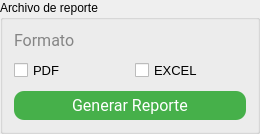
  <widget class="QGroupBox" name="groupBox">
   <property name="geometry">
    <rect>
     <x>20</x>
     <y>320</y>
     <width>260</width>
     <height>125</height>
    </rect>
   </property>
   <property name="styleSheet">
    <string notr="true"/>
   </property>
   <property name="title">
    <string>Archivo de reporte</string>
   </property>
   <layout class="QVBoxLayout" name="verticalLayout_5">
    <property name="spacing">
     <number>10</number>
    </property>
    <item>
     <widget class="QLabel" name="tipoUsuario_9">
      <property name="font">
       <font>
        <family>Roboto</family>
        <pointsize>12</pointsize>
       </font>
      </property>
      <property name="styleSheet">
       <string notr="true">color: rgb(133, 133, 133);
</string>
      </property>
      <property name="text">
       <string>Formato</string>
      </property>
     </widget>
    </item>
    <item>
     <layout class="QHBoxLayout" name="horizontalLayout_2">
      <item>
       <widget class="QCheckBox" name="cbox_pdf">
        <property name="font">
         <font>
          <pointsize>10</pointsize>
         </font>
        </property>
        <property name="text">
         <string>PDF</string>
        </property>
       </widget>
      </item>
      <item>
       <widget class="QCheckBox" name="cbox_excel">
        <property name="font">
         <font>
          <pointsize>10</pointsize>
         </font>
        </property>
        <property name="text">
         <string>EXCEL</string>
        </property>
       </widget>
      </item>
     </layout>
    </item>
    <item>
     <widget class="QPushButton" name="btn_buscarReporte_2">
      <property name="minimumSize">
       <size>
        <width>0</width>
        <height>0</height>
       </size>
      </property>
      <property name="maximumSize">
       <size>
        <width>16777215</width>
        <height>16777215</height>
       </size>
      </property>
      <property name="font">
       <font>
        <family>Roboto</family>
        <pointsize>12</pointsize>
       </font>
      </property>
      <property name="cursor">
       <cursorShape>PointingHandCursor</cursorShape>
      </property>
      <property name="layoutDirection">
       <enum>Qt::RightToLeft</enum>
      </property>
      <property name="styleSheet">
       <string notr="true">*{
	color: white;
	border-radius: 10px;
	background-color: #46B04A;
	border: none;
	padding: 5px;
}

:hover{
	background-color: white;
	border: 1px solid #46B04A;
	color: #46B04A;
}</string>
      </property>
      <property name="text">
       <string>Generar Reporte</string>
      </property>
     </widget>
    </item>
   </layout>
  </widget>
